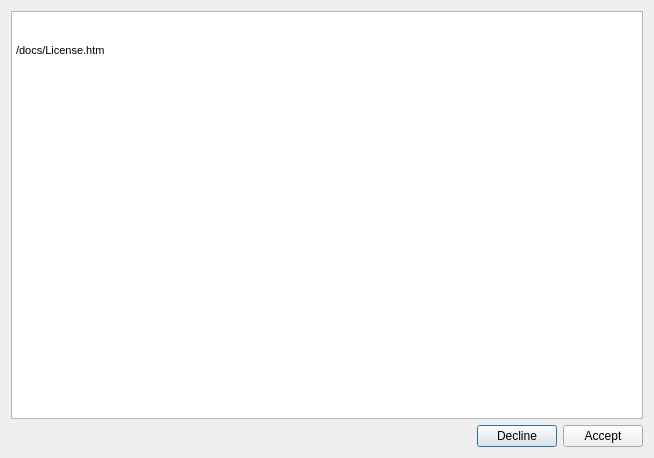
<?xml version="1.0" encoding="UTF-8"?>
<ui version="4.0">
 <class>LicenseDialog</class>
 <widget class="QDialog" name="license_dialog_">
  <property name="geometry">
   <rect>
    <x>0</x>
    <y>0</y>
    <width>654</width>
    <height>458</height>
   </rect>
  </property>
  <property name="windowTitle">
   <string>License Agreement</string>
  </property>
  <property name="windowIcon">
   <iconset resource="resources.qrc">
    <normaloff>:/Resources/assets/icon_48x48.png</normaloff>
   </iconset>
  </property>
  <layout class="QVBoxLayout" name="vertical_layout_">
   <item>
    <widget class="QTextEdit" name="text_edit_">
     <property name="html">
      <string>
       &lt;!DOCTYPE HTML PUBLIC &quot;-//W3C//DTD HTML 4.0//EN&quot; &quot;http://www.w3.org/TR/REC-html40/strict.dtd&quot;&gt;
       &lt;html&gt;&lt;head&gt;&lt;meta name=&quot;qrichtext&quot; content=&quot;1&quot; /&gt;&lt;style type=&quot;text/css&quot;&gt;
       p, li { white-space: pre-wrap; }
       &lt;/style&gt;&lt;/head&gt;&lt;body style=&quot; font-family:'MS Shell Dlg 2'; font-size:8.25pt; font-weight:400; font-style:normal;&quot;&gt;
       &lt;p style=&quot; margin-top:0px; margin-bottom:0px; margin-left:0px; margin-right:0px; -qt-block-indent:0; text-indent:0px;&quot;&gt;/docs/License.htm&lt;/p&gt;&lt;/body&gt;&lt;/html&gt;
      </string>
     </property>
    </widget>
   </item>
   <item>
    <widget class="QWidget" name="widget_" native="true">
     <layout class="QHBoxLayout" name="horizontal_layout_">
      <property name="leftMargin">
       <number>0</number>
      </property>
      <property name="topMargin">
       <number>0</number>
      </property>
      <property name="rightMargin">
       <number>0</number>
      </property>
      <property name="bottomMargin">
       <number>0</number>
      </property>
      <item>
       <spacer name="horizontal_spacer_">
        <property name="orientation">
         <enum>Qt::Horizontal</enum>
        </property>
        <property name="sizeHint" stdset="0">
         <size>
          <width>40</width>
          <height>20</height>
         </size>
        </property>
       </spacer>
      </item>
      <item>
       <widget class="QPushButton" name="decline_button_">
        <property name="text">
         <string>Decline</string>
        </property>
       </widget>
      </item>
      <item>
       <widget class="QPushButton" name="agree_button_">
        <property name="text">
         <string>Accept</string>
        </property>
       </widget>
      </item>
     </layout>
    </widget>
   </item>
  </layout>
 </widget>
 <tabstops>
  <tabstop>agree_button_</tabstop>
  <tabstop>decline_button_</tabstop>
  <tabstop>text_edit_</tabstop>
 </tabstops>
 <resources>
  <include location="resources.qrc"/>
 </resources>
 <connections/>
</ui>
